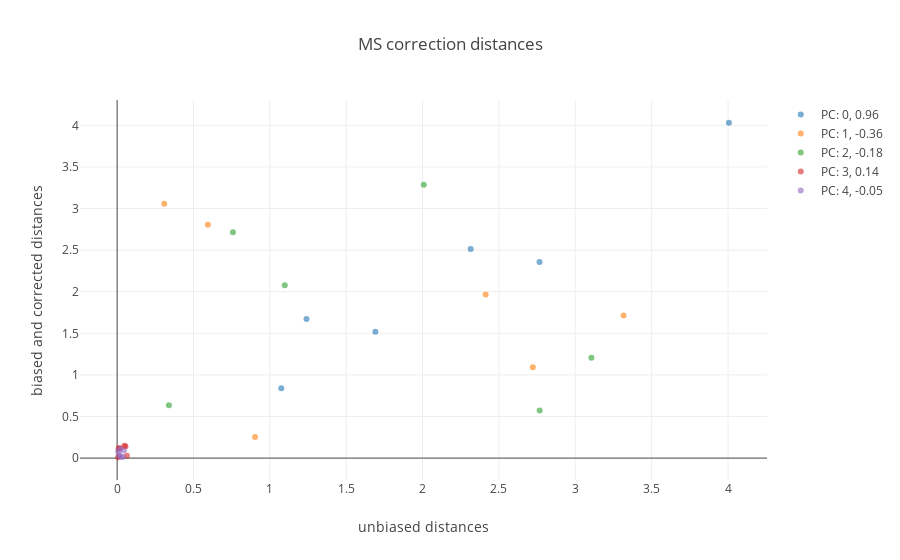

The notebook cell saved with this chart:
### Code cell
fig_data= [go.Scatter(
    x= dist_PC_even[PC],
    y= dist_PC_corrected[PC],
    mode= 'markers',
    marker= dict(
        color= PC,
        opacity= .6
    ),
    name= 'PC: {}, {}'.format(PC,round(pearsonr(dist_PC_even[PC],dist_PC_corrected[PC])[0],2))
    ) for PC in dist_PC_even.keys()
]

layout = go.Layout(
    title= 'MS correction distances',
    yaxis=dict(
        title='biased and corrected distances'),
    xaxis=dict(
        title='unbiased distances')
)

fig= go.Figure(data=fig_data, layout=layout)
iplot(fig)

### Figure 1 — Plotly figure (JSON) as saved in the notebook; plotly's stock layout.template omitted (floating-point values rounded to 4 significant figures)
{"data": [{"marker": {"color": 0, "opacity": 0.6}, "mode": "markers", "name": "PC: 0, 0.96", "type": "scatter", "x": [1.24, 4.006, 2.315, 2.766, 1.075, 1.691], "y": [1.673, 4.031, 2.512, 2.358, 0.8394, 1.518]}, {"marker": {"color": 1, "opacity": 0.6}, "mode": "markers", "name": "PC: 1, -0.36", "type": "scatter", "x": [3.316, 0.9031, 0.5945, 2.413, 2.722, 0.3086], "y": [1.714, 0.2532, 2.805, 1.968, 1.091, 3.059]}, {"marker": {"color": 2, "opacity": 0.6}, "mode": "markers", "name": "PC: 2, -0.18", "type": "scatter", "x": [0.7585, 0.3393, 2.766, 1.098, 2.008, 3.106], "y": [2.713, 0.6353, 0.5713, 2.078, 3.285, 1.207]}, {"marker": {"color": 3, "opacity": 0.6}, "mode": "markers", "name": "PC: 3, 0.14", "type": "scatter", "x": [0.01589, 0.006377, 0.04819, 0.009513, 0.06408, 0.05457], "y": [0.122, 0.01022, 0.1491, 0.1117, 0.02717, 0.1389]}, {"marker": {"color": 4, "opacity": 0.6}, "mode": "markers", "name": "PC: 4, -0.05", "type": "scatter", "x": [0.007413, 0.03638, 0.0127, 0.04379, 0.02011, 0.02368], "y": [0.07787, 0.01414, 0.03463, 0.09201, 0.1125, 0.02049]}], "layout": {"title": "MS correction distances", "xaxis": {"title": "unbiased distances"}, "yaxis": {"title": "biased and corrected distances"}}}
